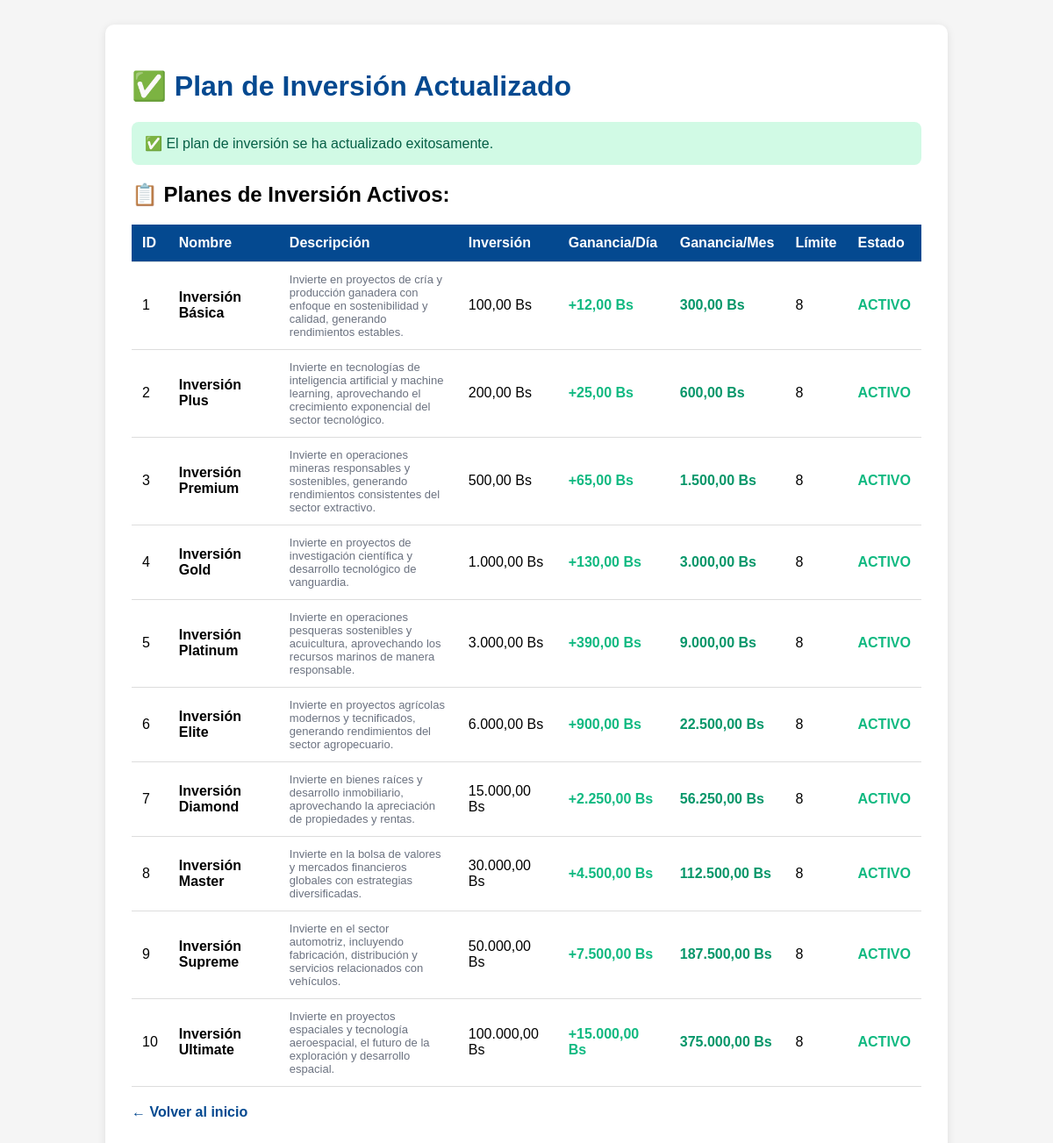
Screenshot of /agregar_plan_6000.php with the database file from the repository.
### tables this page shows
CREATE TABLE IF NOT EXISTS tipos_inversion (
    id INT AUTO_INCREMENT PRIMARY KEY,
    nombre VARCHAR(100) NOT NULL,
    descripcion TEXT,
    precio_inversion DECIMAL(10, 2) NOT NULL,
    ganancia_diaria DECIMAL(10, 2) NOT NULL,
    ganancia_mensual DECIMAL(10, 2) NOT NULL,
    limite_inversion INT DEFAULT 1,
    imagen VARCHAR(255),
    duracion_dias INT DEFAULT 30,
    estado ENUM('activo', 'inactivo') DEFAULT 'activo',
    fecha_creacion TIMESTAMP DEFAULT CURRENT_TIMESTAMP
);

### agregar_plan_6000.php (the view, shortened to what this page needs)
<?php
$conn = getConnection();
$nuevo_plan = [
    'nombre' => 'Inversión Elite',
    'descripcion' => 'Para inversionistas de élite con máximo rendimiento',
    'precio_inversion' => 6000.00,
    'ganancia_diaria' => 900.00,
    'ganancia_mensual' => 27000.00,
    'limite_inversion' => 1,
    'duracion_dias' => 30,
    'estado' => 'activo'
];
$stmt = $conn->prepare("SELECT id FROM tipos_inversion WHERE precio_inversion = ?");
$stmt->bind_param("d", $nuevo_plan['precio_inversion']);
$stmt->execute();
$existe = $stmt->get_result()->fetch_assoc();
if ($existe) {
    $stmt = $conn->prepare("UPDATE tipos_inversion SET nombre = ?, descripcion = ?, ganancia_diaria = ?, ganancia_mensual = ?, limite_inversion = ?, duracion_dias = ?, estado = ? WHERE precio_inversion = ?");
    $stmt->bind_param("ssddiiss",
        $nuevo_plan['nombre'],
        $nuevo_plan['descripcion'],
        $nuevo_plan['ganancia_diaria'],
        $nuevo_plan['ganancia_mensual'],
        $nuevo_plan['limite_inversion'],
        $nuevo_plan['duracion_dias'],
        $nuevo_plan['estado'],
        $nuevo_plan['precio_inversion']
    );
    $accion = "actualizado";
}
if ($stmt->execute()) {
    $exito = true;
} else {
    $exito = false;
    $error = $stmt->error;
}
echo "<!DOCTYPE html>";
echo "<html lang='es'>";
echo "<head>";
echo "</head>";
echo "<body>";
echo "<div class='container'>";
echo "<h1>" . ($exito ? "✅ Plan de Inversión " . ucfirst($accion) : "❌ Error al Agregar Plan") . "</h1>";
if ($exito) {
    echo "<div class='success'>";
    echo "✅ El plan de inversión se ha " . $accion . " exitosamente.";
    echo "</div>";
} else {
    echo "<div class='error'>";
    echo "❌ Error: " . htmlspecialchars($error);
    echo "</div>";
}
$result = $conn->query("SELECT id, nombre, descripcion, precio_inversion, ganancia_diaria, ganancia_mensual, limite_inversion, estado FROM tipos_inversion WHERE estado = 'activo' ORDER BY precio_inversion ASC");
echo "<h2>📋 Planes de Inversión Activos:</h2>";
echo "<table>";
echo "<tr><th>ID</th><th>Nombre</th><th>Descripción</th><th>Inversión</th><th>Ganancia/Día</th><th>Ganancia/Mes</th><th>Límite</th><th>Estado</th></tr>";
while ($row = $result->fetch_assoc()) {
    echo "<tr>";
    echo "<td>{$row['id']}</td>";
    echo "<td><strong>{$row['nombre']}</strong></td>";
    echo "<td class='desc'>{$row['descripcion']}</td>";
    echo "<td>" . number_format($row['precio_inversion'], 2, ',', '.') . " Bs</td>";
    echo "<td style='color: #10b981; font-weight: 600;'>+" . number_format($row['ganancia_diaria'], 2, ',', '.') . " Bs</td>";
    echo "<td style='color: #059669; font-weight: 600;'>" . number_format($row['ganancia_mensual'], 2, ',', '.') . " Bs</td>";
    echo "<td>{$row['limite_inversion']}</td>";
    echo "<td><span style='color: #10b981; font-weight: 600;'>" . strtoupper($row['estado']) . "</span></td>";
    echo "</tr>";
}
echo "</table>";
echo "<p style='margin-top: 20px;'><a href='index.php' style='color: #044990; text-decoration: none; font-weight: 600;'>← Volver al inicio</a></p>";
echo "</div>";
echo "</body>";
echo "</html>";
?>

### rows the page displays
tipos_inversion: id "1", nombre "Inversión Básica", descripcion "Invierte en proyectos de cría y producción ganadera con enfoque en sostenibilidad y calidad, generando rendimientos estables.", precio_inversion "100,00", ganancia_diaria "12,00", ganancia_mensual "300,00", limite_inversion "8", estado "ACTIVO"
tipos_inversion: id "2", nombre "Inversión Plus", descripcion "Invierte en tecnologías de inteligencia artificial y machine learning, aprovechando el crecimiento exponencial del sector tecnológico.", precio_inversion "200,00", ganancia_diaria "25,00", ganancia_mensual "600,00", limite_inversion "8", estado "ACTIVO"
tipos_inversion: id "3", nombre "Inversión Premium", descripcion "Invierte en operaciones mineras responsables y sostenibles, generando rendimientos consistentes del sector extractivo.", precio_inversion "500,00", ganancia_diaria "65,00", ganancia_mensual "1.500,00", limite_inversion "8", estado "ACTIVO"
tipos_inversion: id "4", nombre "Inversión Gold", descripcion "Invierte en proyectos de investigación científica y desarrollo tecnológico de vanguardia.", precio_inversion "1.000,00", ganancia_diaria "130,00", ganancia_mensual "3.000,00", limite_inversion "8", estado "ACTIVO"
tipos_inversion: id "5", nombre "Inversión Platinum", descripcion "Invierte en operaciones pesqueras sostenibles y acuicultura, aprovechando los recursos marinos de manera responsable.", precio_inversion "3.000,00", ganancia_diaria "390,00", ganancia_mensual "9.000,00", limite_inversion "8", estado "ACTIVO"
tipos_inversion: id "6", nombre "Inversión Elite", descripcion "Invierte en proyectos agrícolas modernos y tecnificados, generando rendimientos del sector agropecuario.", precio_inversion "6.000,00", ganancia_diaria "900,00", ganancia_mensual "22.500,00", limite_inversion "8", estado "ACTIVO"
tipos_inversion: id "7", nombre "Inversión Diamond", descripcion "Invierte en bienes raíces y desarrollo inmobiliario, aprovechando la apreciación de propiedades y rentas.", precio_inversion "15.000,00", ganancia_diaria "2.250,00", ganancia_mensual "56.250,00", limite_inversion "8", estado "ACTIVO"
tipos_inversion: id "8", nombre "Inversión Master", descripcion "Invierte en la bolsa de valores y mercados financieros globales con estrategias diversificadas.", precio_inversion "30.000,00", ganancia_diaria "4.500,00", ganancia_mensual "112.500,00", limite_inversion "8", estado "ACTIVO"
tipos_inversion: id "9", nombre "Inversión Supreme", descripcion "Invierte en el sector automotriz, incluyendo fabricación, distribución y servicios relacionados con vehículos.", precio_inversion "50.000,00", ganancia_diaria "7.500,00", ganancia_mensual "187.500,00", limite_inversion "8", estado "ACTIVO"
tipos_inversion: id "10", nombre "Inversión Ultimate", descripcion "Invierte en proyectos espaciales y tecnología aeroespacial, el futuro de la exploración y desarrollo espacial.", precio_inversion "100.000,00", ganancia_diaria "15.000,00", ganancia_mensual "375.000,00", limite_inversion "8", estado "ACTIVO"

### other values shown
$accion "Actualizado"
$accion "actualizado"
